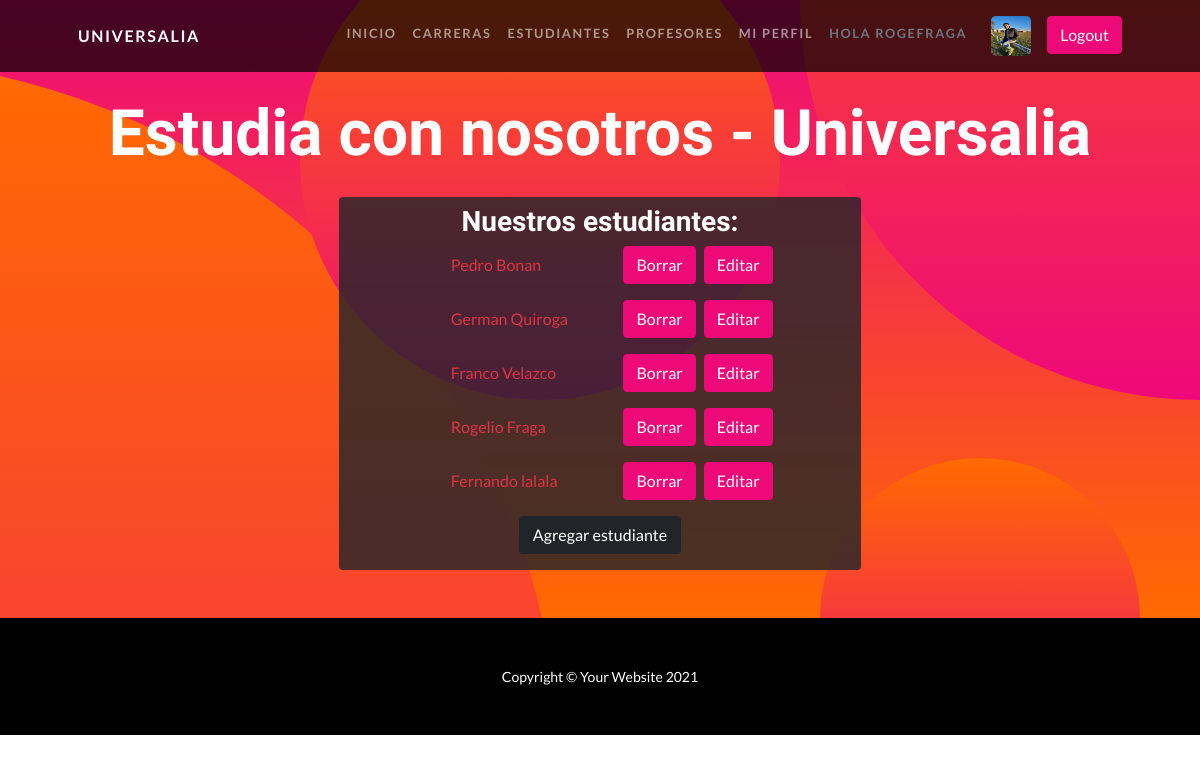
Page /Universidades/estudiantes/ (signed in) on the committed database.
### Universidades/models.py (models this page shows)
class Estudiante(Model):
  nombre = CharField(max_length=40)
  apellido = CharField(max_length=40)
  email = EmailField()
  carrera = CharField(max_length=40)
  edad = PositiveIntegerField()
  dni = PositiveBigIntegerField(verbose_name='DNI')
  legajo = PositiveBigIntegerField()
  def __str__(self):
    return f'{self.nombre} {self.apellido}'

### Universidades/views.py (the view)
# urls.py: path('estudiantes/', EstudianteListView.as_view(), name = 'estudiantes'),
class EstudianteListView(LoginRequiredMixin, AvatarView, ListView):
  model = Estudiante
  template_name = 'estudiante/estudiantes.html'
  context_object_name = 'estudiantes'

### Universidades/views.py (called while the page is built)
  def get_context_data(self, **kwargs):
    contexto = super().get_context_data(**kwargs)
    avatares = Avatar.objects.filter(user = self.request.user)
    if avatares:
      contexto['avatar_url'] = avatares.last().imagen.url
    return contexto

### Universidades/templates/estudiante/estudiantes.html (shortened to what this page needs)
{% extends 'padre.html' %}
{% block cambia %}
  <h3 class="masthead-subheading mb-0 pb-4">Estudia con nosotros - Universalia</h3>
  <div class="container-fluid d-grid align-items-center justify-content-center w-50 bg-dark rounded" style="--bs-bg-opacity: .8;">
    <h3 class="pt-2 text-center">Nuestros estudiantes: </h3>
    {% for estudiante in estudiantes %}
      <div class="container-fluid pb-3">
        <div class="row">
          <div class="col-7 d-flex align-items-center">
            <a class="text-decoration-none text-danger text-start" href="{% url 'ver_estudiante' estudiante.id %}">{{ estudiante }}</a>
          </div>
          <div class="col-5 d-flex justify-content-center">
            <button class="btn btn-primary mx-2"><a class="d-block text-white text-decoration-none" href="{% url 'borrar_estudiantes' estudiante.id %}">Borrar</a></button>
            <button class="btn btn-primary"><a class="d-block text-white text-decoration-none" href="{% url 'editar_estudiantes' estudiante.id %}">Editar</a></button>
          </div>
        </div>
      </div>
    {% endfor %}
    <a class="d-flex btn btn-dark mb-3 w-50 m-auto justify-content-center" href="{% url 'formulario_estudiantes' %}">Agregar estudiante</a>
  </div>
{% endblock %}

### Universidades/templates/padre.html (shortened to what this page needs)
<!DOCTYPE html>
<html lang="en">
  <head>
    {% load static %}
    <link href="{% static 'Universidades/css/styles.css' %}" rel="stylesheet" />
  </head>
  <body id="page-top">
    <nav class="navbar navbar-expand-lg navbar-dark navbar-custom fixed-top">
      <div class="container px-5">
        <a class="navbar-brand" href="#page-top">Universalia</a>
        <div class="collapse navbar-collapse" id="navbarResponsive">
          <ul class="navbar-nav ms-auto">
            {% if not user.is_authenticated %}
              <li class="nav-item"><a class="btn btn-primary" href="{% url 'login' %}">Iniciar</a></li>
            {% else %}
              <li class="nav-item"><a class="nav-link" href="{% url 'inicio' %}">Inicio</a></li>
              <li class="nav-item"><a class="nav-link" href="{% url 'carreras' %}">Carreras</a></li>
              <li class="nav-item"><a class="nav-link" href="{% url 'estudiantes' %}">Estudiantes</a></li>
              <li class="nav-item"><a class="nav-link" href="{% url 'profesores' %}">Profesores</a></li>
              <li class="nav-item"><a class="nav-link" href="{% url 'miperfil' %}">Mi perfil</a></li>
              <li class="nav-item"><a class="nav-link text-muted" href="{% url 'inicio' %}">Hola {{ user.username }}</a></li>
            {% if avatar_url %}
              <img src="{{ avatar_url }}" class="mx-3 rounded-3" height="40px" width="40px">
            {% else %}
              <img src="{% static 'Universidades/assets/default.jfif' %}" class="mx-3 rounded-3" height="40px" width="40px">
            {% endif %}
              <li class="nav-item"><a class="btn btn-primary" href="{% url 'logout' %}">Logout</a></li>
            {% endif %}
        </div>
      </div>
    </nav>
    <header class="masthead text-center text-white py-5">
      <div class="masthead-content pt-5">
        <div class="container px-5">
          {% block cambia %}{% endblock %}
        </div>
      </div>
      <div class="bg-circle-1 bg-circle"></div>
      <div class="bg-circle-2 bg-circle"></div>
      <div class="bg-circle-3 bg-circle"></div>
      <div class="bg-circle-4 bg-circle"></div>
    </header>
    <footer class="py-5 bg-black">
      <div class="container px-5"><p class="m-0 text-center text-white small">Copyright &copy; Your Website 2021</p></div>
    </footer>
  </body>
</html>

### rows in the picture
Estudiante: nombre+apellido "Pedro Bonan"
Estudiante: nombre+apellido "German Quiroga"
Estudiante: nombre+apellido "Franco Velazco"
Estudiante: nombre+apellido "Rogelio Fraga"
Estudiante: nombre+apellido "Fernando lalala"

### other values in the picture
{{ user.username }} "ROGEFRAGA"
